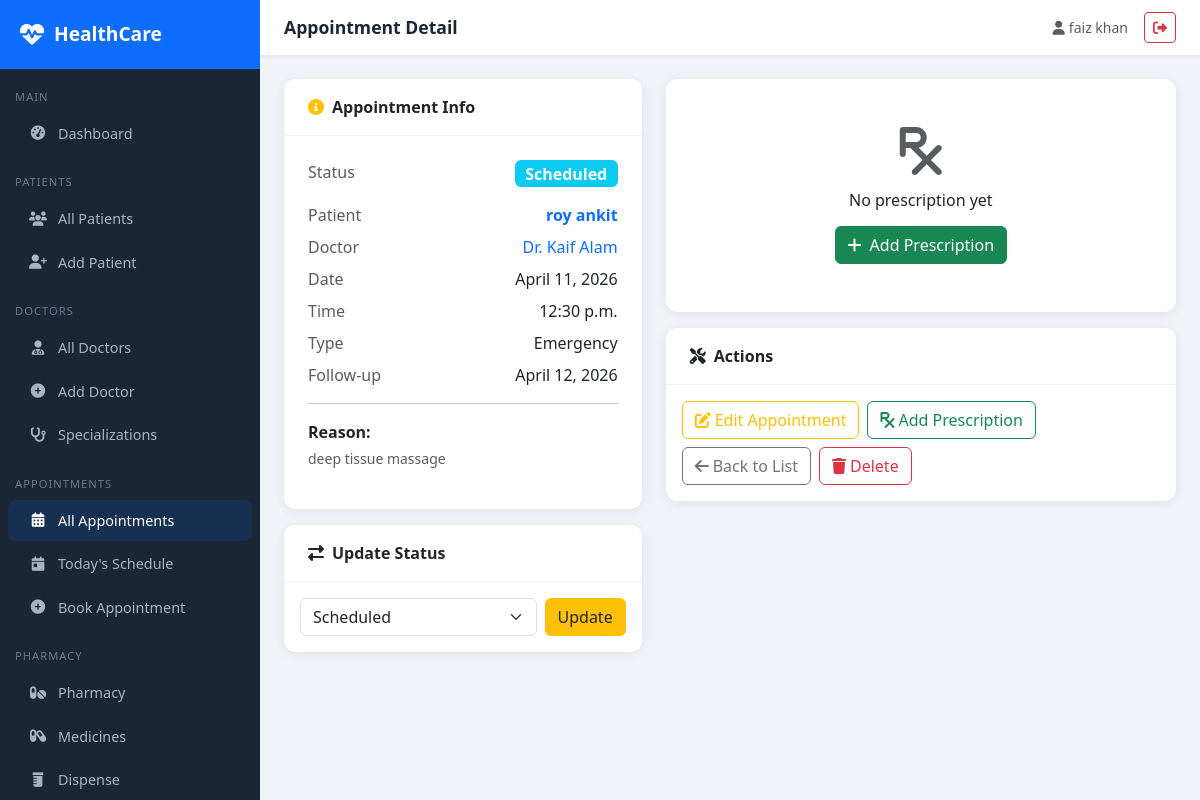
Page /appointments/1/ (signed in) on the earlier database version.
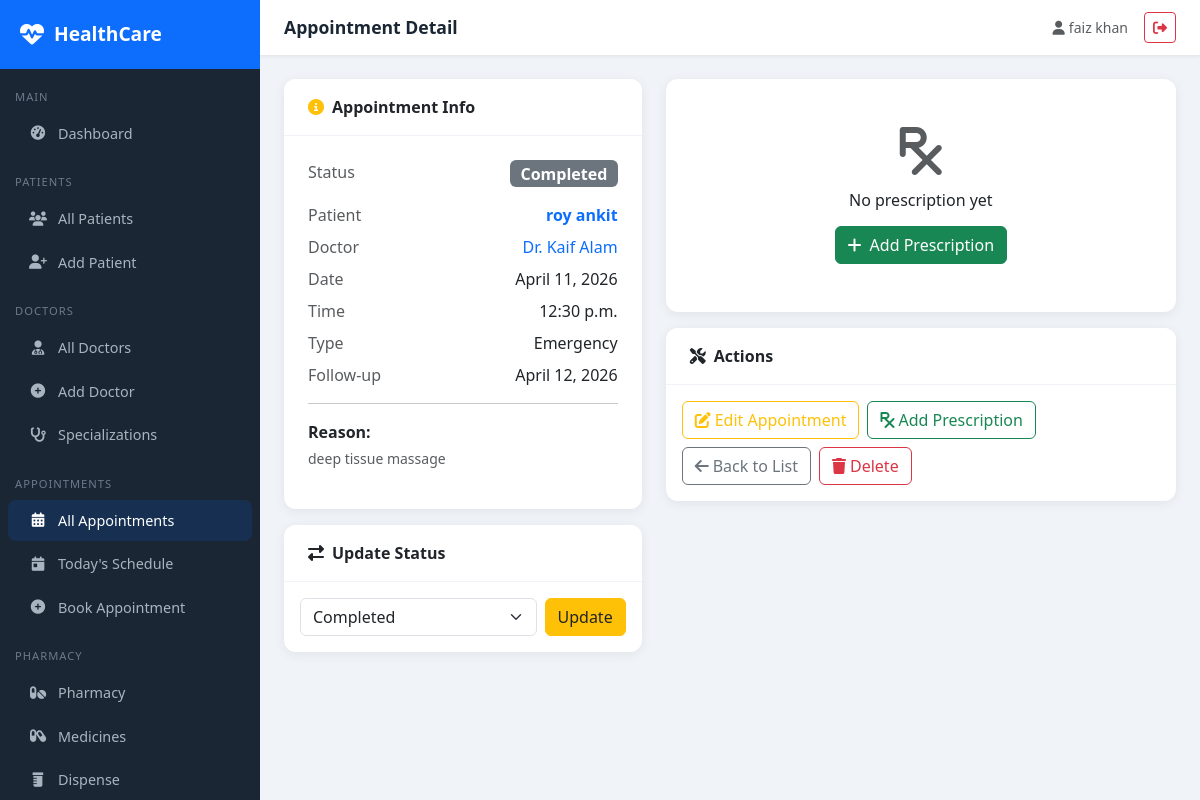
Same page on the later database version.
### healthcare_dashboard/appointments/models.py (models this page shows, shortened)
class Appointment(models.Model):
    STATUS_CHOICES = [
        ('scheduled', 'Scheduled'),
        ('confirmed', 'Confirmed'),
        ('completed', 'Completed'),
        ('cancelled', 'Cancelled'),
        ('no_show', 'No Show'),
    ]
    TYPE_CHOICES = [
        ('consultation', 'Consultation'),
        ('follow_up', 'Follow Up'),
        ('emergency', 'Emergency'),
        ('routine_checkup', 'Routine Checkup'),
        ('lab_test', 'Lab Test'),
        ('surgery', 'Surgery'),
    ]
    patient = models.ForeignKey(Patient, on_delete=models.CASCADE, related_name='appointments')
    doctor = models.ForeignKey(Doctor, on_delete=models.CASCADE, related_name='appointments')
    appointment_date = models.DateField()
    appointment_time = models.TimeField()
    appointment_type = models.CharField(
        max_length=30,
        choices=TYPE_CHOICES,
        default='consultation',
    )
    status = models.CharField(max_length=20, choices=STATUS_CHOICES, default='scheduled')
    reason = models.TextField(blank=True)
    notes = models.TextField(blank=True)
    follow_up_date = models.DateField(null=True, blank=True)
    created_at = models.DateTimeField(auto_now_add=True)
    updated_at = models.DateTimeField(auto_now=True)
    class Meta:
        ordering = ['-appointment_date', '-appointment_time']

### healthcare_dashboard/patients/models.py (models this page shows, shortened)
class Patient(models.Model):
    BLOOD_GROUP_CHOICES = [
        ('A+', 'A+'),
        ('A-', 'A-'),
        ('B+', 'B+'),
        ('B-', 'B-'),
        ('O+', 'O+'),
        ('O-', 'O-'),
        ('AB+', 'AB+'),
        ('AB-', 'AB-'),
    ]
    GENDER_CHOICES = [
        ('M', 'Male'),
        ('F', 'Female'),
        ('O', 'Other'),
    ]
    user = models.OneToOneField(User, on_delete=models.SET_NULL, null=True, blank=True)
    first_name = models.CharField(max_length=100)
    last_name = models.CharField(max_length=100)
    date_of_birth = models.DateField()
    gender = models.CharField(max_length=1, choices=GENDER_CHOICES)
    blood_group = models.CharField(max_length=3, choices=BLOOD_GROUP_CHOICES, blank=True)
    phone = models.CharField(max_length=15)
    email = models.EmailField(blank=True)
    address = models.TextField()
    emergency_contact_name = models.CharField(max_length=100, blank=True)
    emergency_contact_phone = models.CharField(max_length=15, blank=True)
    allergies = models.TextField(blank=True, help_text='List known allergies')
    chronic_conditions = models.TextField(blank=True)
    insurance_provider = models.CharField(max_length=100, blank=True)
    insurance_id = models.CharField(max_length=50, blank=True)
    created_at = models.DateTimeField(auto_now_add=True)
    updated_at = models.DateTimeField(auto_now=True)
    def __str__(self):
        return f"{self.first_name} {self.last_name}"

### healthcare_dashboard/doctors/models.py (models this page shows, shortened)
class Doctor(models.Model):
    user = models.OneToOneField(User, on_delete=models.SET_NULL, null=True, blank=True)
    first_name = models.CharField(max_length=100)
    last_name = models.CharField(max_length=100)
    specialization = models.ForeignKey(Specialization, on_delete=models.SET_NULL, null=True)
    qualification = models.CharField(max_length=200)
    experience_years = models.IntegerField(default=0)
    phone = models.CharField(max_length=15)
    email = models.EmailField()
    license_number = models.CharField(max_length=50, unique=True)
    consultation_fee = models.DecimalField(max_digits=8, decimal_places=2, default=0)
    available_days = models.CharField(max_length=100, blank=True, help_text='e.g. Mon,Tue,Wed')
    available_time_start = models.TimeField(null=True, blank=True)
    available_time_end = models.TimeField(null=True, blank=True)
    bio = models.TextField(blank=True)
    is_active = models.BooleanField(default=True)
    created_at = models.DateTimeField(auto_now_add=True)
    def __str__(self):
        return f"Dr. {self.first_name} {self.last_name}"

### healthcare_dashboard/appointments/views.py (the view)
# urls.py: path('<int:pk>/', views.appointment_detail, name='appointment_detail'),
@login_required
def appointment_detail(request, pk):
    appointment = get_object_or_404(Appointment, pk=pk)
    try:
        prescription = appointment.prescription
    except Prescription.DoesNotExist:
        prescription = None
    return render(
        request,
        'appointments/appointment_detail.html',
        {'appointment': appointment, 'prescription': prescription},
    )

### healthcare_dashboard/templates/appointments/appointment_detail.html (shortened to what the changed rows need)
{% extends 'base/base.html' %}
{% block content %}
<div class="row g-4">
    <div class="col-md-5">
        <div class="card mb-3">
            <div class="card-body p-4">
                <div class="mb-3 d-flex justify-content-between">
                    <span class="text-muted">Status</span>
                    <span class="badge badge-status-{{ appointment.status }} fs-6">{{ appointment.get_status_display }}</span>
                </div>
                <div class="mb-2 d-flex justify-content-between">
                    <span class="text-muted">Patient</span>
                    <a href="{% url 'patient_detail' appointment.patient.pk %}" class="fw-semibold text-decoration-none">{{ appointment.patient }}</a>
                </div>
                <div class="mb-2 d-flex justify-content-between">
                    <span class="text-muted">Doctor</span>
                    <a href="{% url 'doctor_detail' appointment.doctor.pk %}" class="text-decoration-none">{{ appointment.doctor }}</a>
                </div>
                <div class="mb-2 d-flex justify-content-between"><span class="text-muted">Date</span><span>{{ appointment.appointment_date }}</span></div>
                <div class="mb-2 d-flex justify-content-between"><span class="text-muted">Time</span><span>{{ appointment.appointment_time }}</span></div>
                <div class="mb-2 d-flex justify-content-between"><span class="text-muted">Type</span><span>{{ appointment.get_appointment_type_display }}</span></div>
                {% if appointment.follow_up_date %}
                    <div class="mb-2 d-flex justify-content-between"><span class="text-muted">Follow-up</span><span>{{ appointment.follow_up_date }}</span></div>
                {% endif %}
                {% if appointment.reason %}
                    <hr>
                    <strong>Reason:</strong>
                    <p class="text-muted small mt-1">{{ appointment.reason }}</p>
                {% endif %}
            </div>
        </div>
        <div class="card">
            <div class="card-body">
                <form method="post" action="{% url 'update_status' appointment.pk %}">
                    <div class="d-flex gap-2">
                        <select name="status" class="form-select">
                            {% for val, label in appointment.STATUS_CHOICES %}
                                <option value="{{ val }}" {% if appointment.status == val %}selected{% endif %}>{{ label }}</option>
                            {% endfor %}
                        </select>
                        <button type="submit" class="btn btn-warning text-dark">Update</button>
                    </div>
                </form>
            </div>
        </div>
    </div>
</div>
{% endblock %}

Differences in the rows shown:
changed Appointment "Emergency": status "Scheduled" → "Completed"
